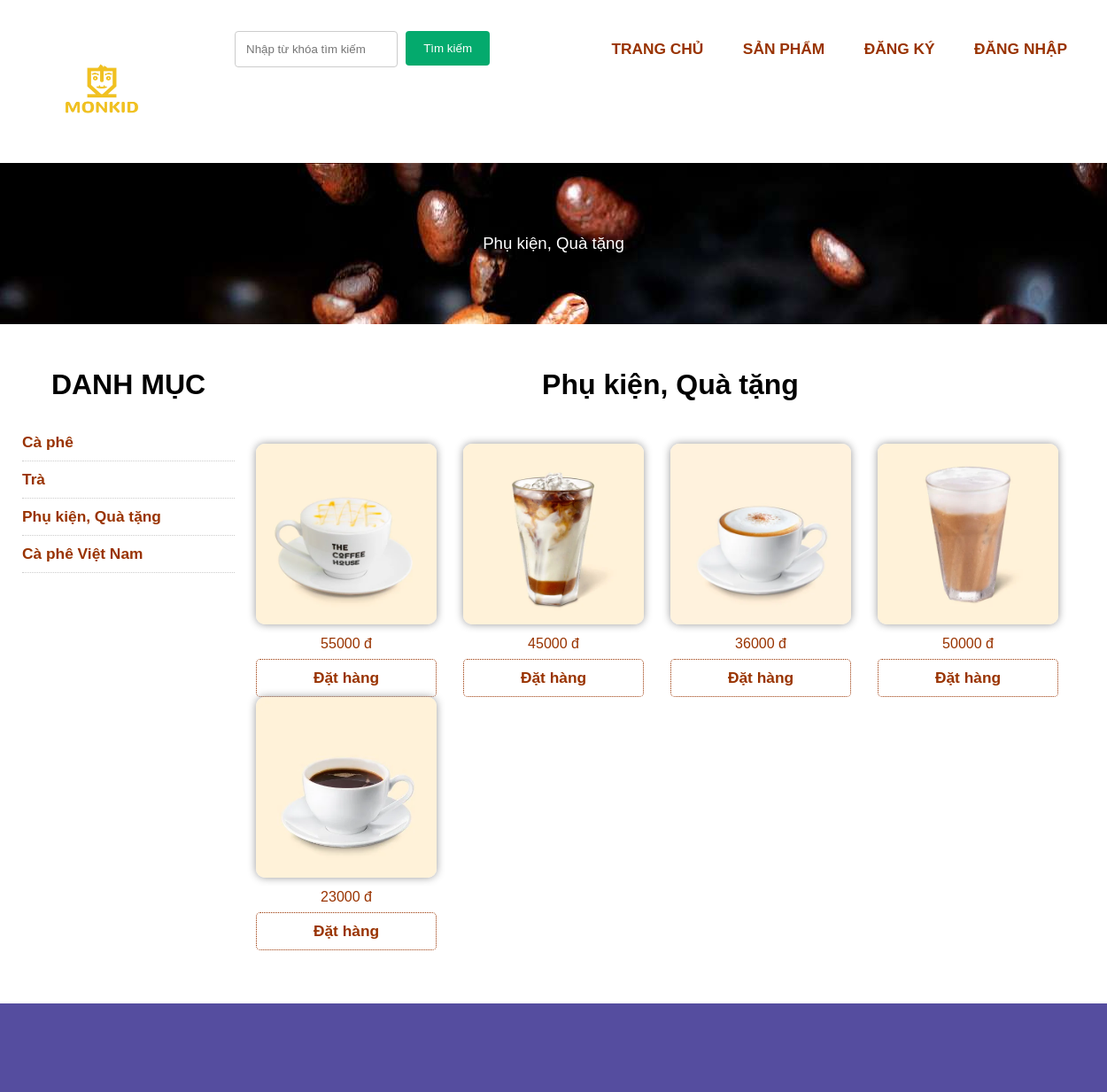
Page /index.php?pg=sanpham&iddm=2 on the committed database.
### tables this page shows
CREATE TABLE `danhmuc` (
  `id` int(4) NOT NULL,
  `name` varchar(50) NOT NULL,
  `home` tinyint(1) NOT NULL DEFAULT 0,
  `stt` tinyint(1) NOT NULL DEFAULT 0
);

CREATE TABLE `sanpham` (
  `id` int(4) NOT NULL,
  `name` varchar(100) NOT NULL,
  `img` varchar(200) NOT NULL,
  `price` int(6) NOT NULL,
  `view` int(9) NOT NULL DEFAULT 0,
  `hide` tinyint(1) NOT NULL DEFAULT 0,
  `dacbiet` tinyint(1) NOT NULL DEFAULT 0,
  `bestseller` tinyint(1) NOT NULL DEFAULT 0,
  `iddm` int(4) NOT NULL
);

### dao/pdo.php (called while the page is built, shortened)
<?php
function pdo_get_connection(){
    $dburl = "mysql:host=localhost;dbname=duan1;charset=utf8";
    $username = 'root';
    $password = '';
    $conn = new PDO($dburl, $username, $password);
    $conn->setAttribute(PDO::ATTR_ERRMODE, PDO::ERRMODE_EXCEPTION);
    return $conn;
}
function pdo_query($sql){
    $sql_args = array_slice(func_get_args(), 1);
    try{
        $conn = pdo_get_connection();
        $stmt = $conn->prepare($sql);
        $stmt->execute($sql_args);
        $rows = $stmt->fetchAll();
        return $rows;
    }
    catch(PDOException $e){
        throw $e;
    }
    finally{
        unset($conn);
    }
}
function pdo_query_one($sql){
    $sql_args = array_slice(func_get_args(), 1);
    try{
        $conn = pdo_get_connection();
        $stmt = $conn->prepare($sql);
        $stmt->execute($sql_args);
        $row = $stmt->fetch(PDO::FETCH_ASSOC);
        return $row;
    }
    catch(PDOException $e){
        throw $e;
    }
    finally{
        unset($conn);
    }
}

### dao/sanpham.php (the view, shortened to what this page needs)
<?php
require_once 'pdo.php';
function get_dssp_new($limi){
    $sql = "SELECT * FROM sanpham ORDER BY id DESC limit ".$limi;
    return pdo_query($sql);
}
function get_dssp($kyw,$iddm,$limi){
    $sql = "SELECT * FROM sanpham WHERE 1";
    if($iddm>0){
        $sql .=" AND iddm=".$iddm;
    }
    $sql .= " ORDER BY id DESC limit ".$limi;
    return pdo_query($sql);
}
function showsp($dssp){
    $html_dssp='';
    foreach ($dssp as $sp) {
        extract($sp);
        if($bestseller==1){
            $best='<div class="best"></div>';
        }else{
            $best='';
        }
        $html_dssp.='<div class="box25 mr15">
                            '.$best.'
                            <a href="index.php?pg=sanphamchitiet&id='.$id.'">
                                <img src="uploads/'.$img.'" alt="">
                            </a>
                            <span class="price">'.$price.' đ</span>
                            <form action="index.php?pg=addcart" method="post">
                                <input type="hidden" name="idpro" value="'.$id.'">
                                <input type="hidden" name="name" value="'.$name.'">
                                <input type="hidden" name="img" value="'.$img.'">
                                <input type="hidden" name="price" value="'.$price.'">
                                <input type="hidden" name="soluong" value="1">
                                <button type="submit" name="addcart">Đặt hàng</button>
                            </form>
                        </div>';
    }
    return $html_dssp;
}

### dao/danhmuc.php (shortened to what this page needs)
<?php
require_once 'pdo.php';
function danhmuc_all(){
    $sql = "SELECT * FROM danhmuc ORDER BY stt DESC";
    return pdo_query($sql);
}
function showdm($dsdm){
    $html_dm='';
    foreach ($dsdm as $dm) {
        extract($dm);
        $link='index.php?pg=sanpham&iddm='.$id;
        $html_dm.='<a href="'.$link.'">'.$name.'</a>';
    }
    return $html_dm;
}
function get_name_dm($id){
    $sql = "SELECT name FROM danhmuc WHERE id=".$id;
    $kq=pdo_query_one($sql);
    return $kq["name"];
}

### view/sanpham.php
<?php
    $html_dm=showdm($dsdm);
    $html_dssp=showsp($dssp);
    if($titlepage!="") $title=$titlepage;
    else $title="SẢN PHẨM";
?>
<div class="containerfull">
        <div class="bgbanner"><?=$title?></div>
    </div>
    <section class="containerfull">
        <div class="container">
            <div class="boxleft mr2pt menutrai">
                <h1>DANH MỤC</h1><br><br>
                <?=$html_dm;?>
            </div>
            <div class="boxright">
                <h1><?=$title?></h1><br>
                <div class="containerfull mr30">
                    <?=$html_dssp;?>
                </div>
            </div>
        </div>
    </section>

### layout/css/style.css (style rules this page uses)
body { margin: 0; font-family: Arial, Helvetica, sans-serif; }
.containerfull, .row { float: left; width: 100%; }
.containerfull img, .boxleft img, .boxright img, .boxnews { width: 100%; }
.container { width: 1200px; margin: 0 auto; }
.box25 { float: left; width: 25%; width: calc(25% - 30px); position: relative; }
.box50 img, .box25 img { width: 100%; border-radius: 10px; box-shadow: 0px 0px 10px #999999; }
section, .mr30 { margin: 30px 0px; }
.mr15 { margin-right: 30px; }
.mr2pt { margin-right: 2%; }
.boxleft { float: left; width: 45%; }
.boxright { float: left; width: 48%; }
button { color: #993300; font-size: 13pt; font-weight: bold; width: 100%; border: 1px #993300 dotted; border-radius: 5px; padding: 10px 0px; background-color: #ffffff; }
h1 { text-align: center; font-size: 24pt; margin: 0px; }
.price { text-align: center; color: #993300; font-size: 12pt; float: left; width: 100%; padding: 8px 0px; }
a { color: #993300; font-size: 13pt; font-weight: bold; text-decoration: none; }
.boxleft { float: left; width: 20%; }
.boxright { float: left; width: 78%; }
.menutrai a { display: block; width: 100%; color: #993300; font-size: 13pt; font-weight: bold; text-decoration: none; margin-bottom: 10px; padding-bottom: 10px; border-bottom: 1px #ccc dotted; }
.bgbanner { float: left; width: 100%; padding: 80px 0px; text-align: center; background-image: url("../images/bgpage.jpg"); font-size: 14pt; color: #ffffff; }
.container { border-radius: 5px; padding: 20px; }

### rows in the picture
danhmuc: name "Phụ kiện, Quà tặng"
danhmuc: name "Cà phê"
danhmuc: name "Trà"
danhmuc: name "Cà phê Việt Nam"
sanpham: img (picture), price "55000"
sanpham: img (picture), price "45000"
sanpham: img (picture), price "36000"
sanpham: img (picture), price "50000"
sanpham: img (picture), price "23000"
